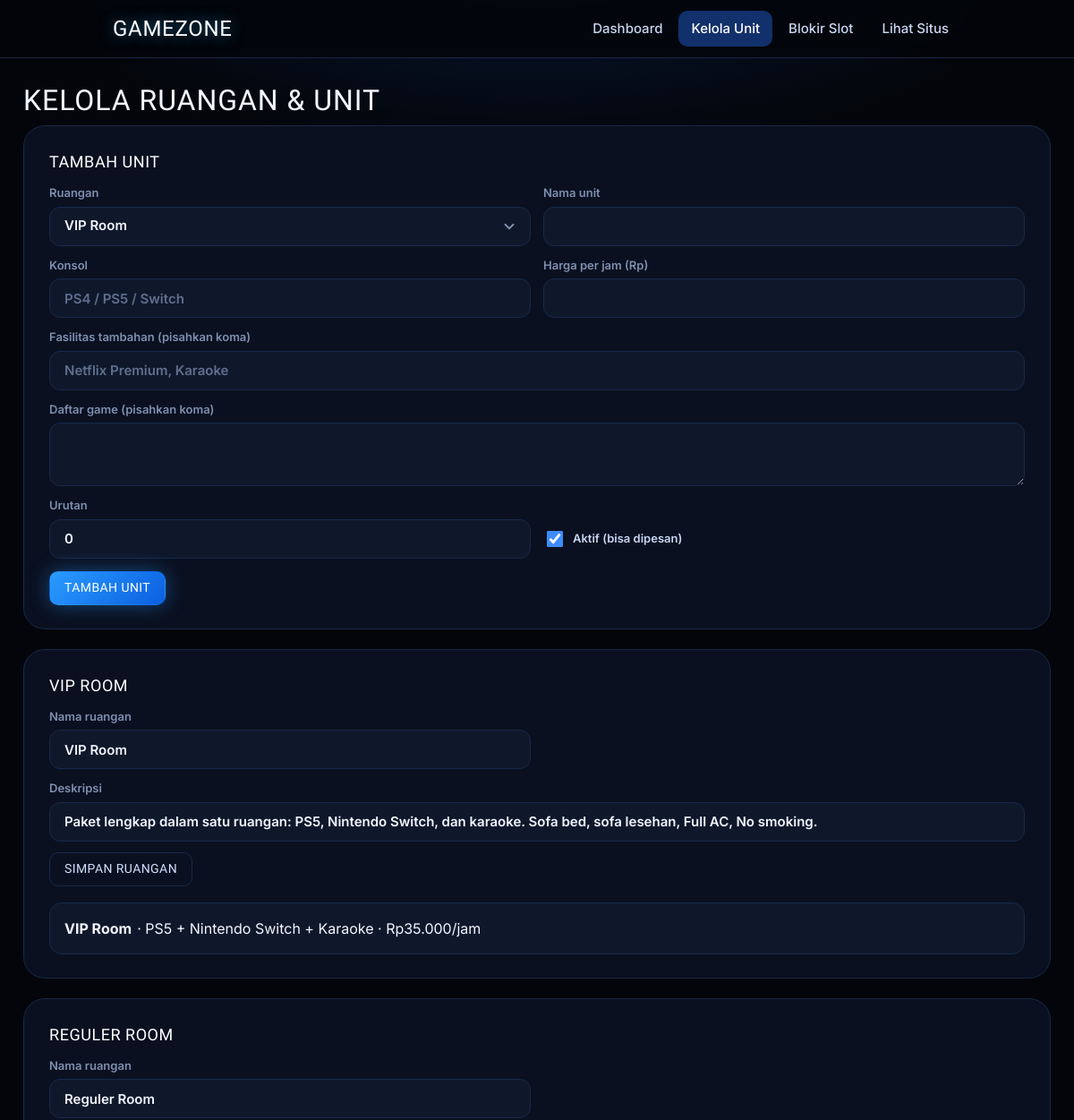
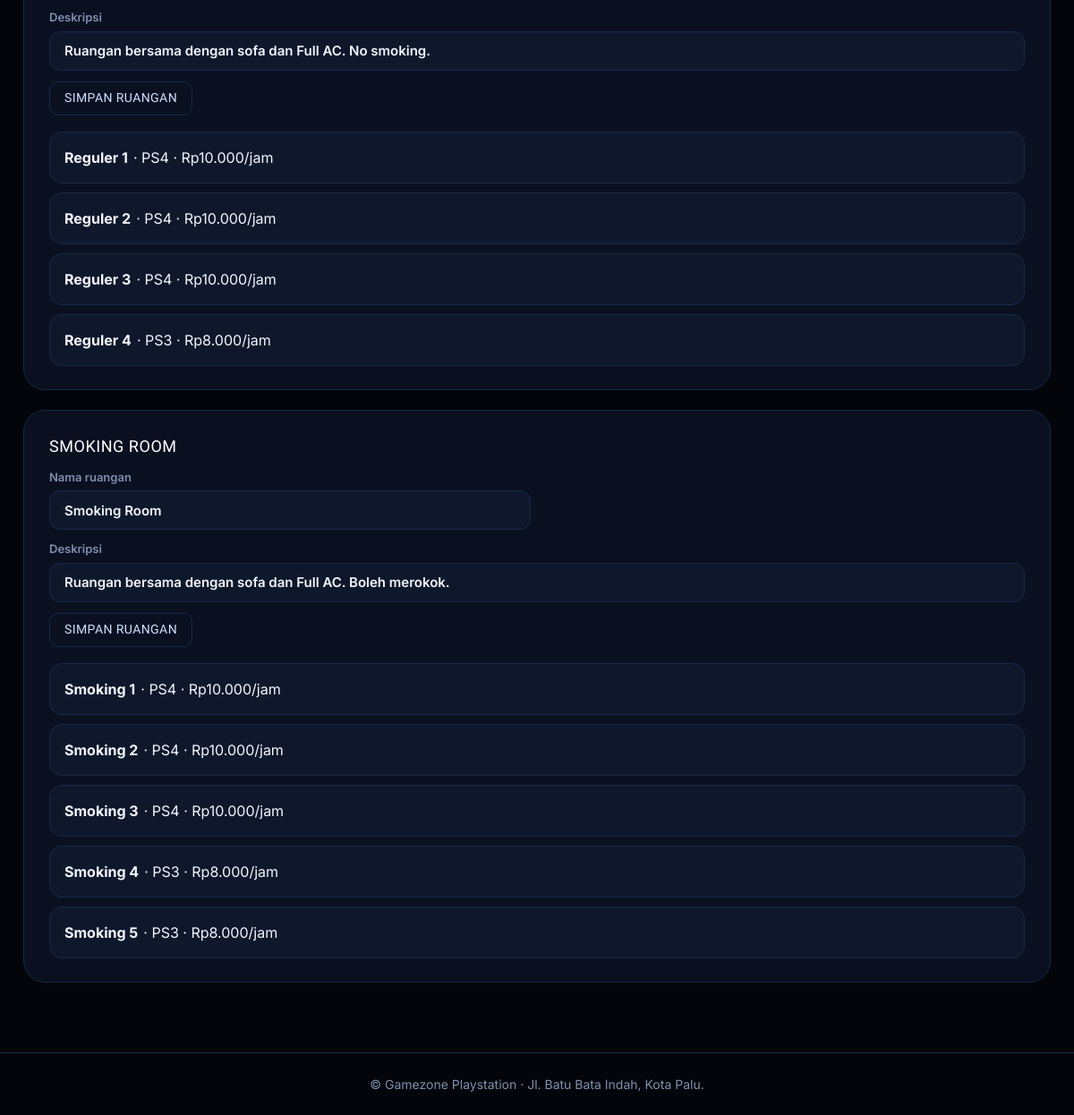
Page /admin/unit on the committed database (2 pictures, top to bottom).
### tables this page shows
CREATE TABLE rooms (
    id INTEGER PRIMARY KEY AUTOINCREMENT, slug TEXT UNIQUE NOT NULL, name TEXT NOT NULL,
    description TEXT NOT NULL DEFAULT '', smoking INTEGER NOT NULL DEFAULT 0, sort INTEGER NOT NULL DEFAULT 0);

CREATE TABLE units (
    id INTEGER PRIMARY KEY AUTOINCREMENT, room_id INTEGER NOT NULL REFERENCES rooms(id),
    label TEXT NOT NULL, console TEXT NOT NULL, extras TEXT NOT NULL DEFAULT '',
    price INTEGER NOT NULL, games TEXT NOT NULL DEFAULT '', active INTEGER NOT NULL DEFAULT 1,
    sort INTEGER NOT NULL DEFAULT 0);

### app.py (the view)
@app.get("/admin/unit")
@admin_required
def admin_unit():
    return render_template("admin_unit.html", groups=room_units(get_db(), only_active=False))

### app.py (called while the page is built)
def get_db():
    if "db" not in g:
        g.db = sqlite3.connect(DB_PATH, isolation_level=None)
        g.db.row_factory = sqlite3.Row
        g.db.execute("PRAGMA foreign_keys=ON")
    return g.db

@app.template_filter("rupiah")
def f_rupiah(n):
    return "Rp" + f"{int(n):,}".replace(",", ".")

def csrf_token():
    if "csrf" not in session:
        session["csrf"] = secrets.token_hex(16)
    return session["csrf"]

@app.context_processor
def inject():
    return dict(brand=BRAND, tagline=TAGLINE, address=ADDRESS, open_text=OPEN_TEXT, admin_wa=ADMIN_WA,
                instagram=INSTAGRAM_URL, tiktok=TIKTOK_URL, csrf_token=csrf_token, STATUS_LABEL=STATUS_LABEL,
                static_exists=static_exists, is_admin=is_admin(), require_login=REQUIRE_ADMIN_LOGIN)

@app.before_request
def csrf_protect():
    if request.method == "POST":
        sent = request.form.get("_csrf") or request.headers.get("X-CSRF-Token", "")
        if not sent or not hmac.compare_digest(sent, session.get("csrf", "")):
            if request.path.startswith("/api/"):
                return jsonify(error="Sesi kedaluwarsa. Muat ulang halaman."), 400
            abort(400)

@app.after_request
def security_headers(resp):
    resp.headers["X-Content-Type-Options"] = "nosniff"
    resp.headers["X-Frame-Options"] = "SAMEORIGIN"
    resp.headers["Referrer-Policy"] = "same-origin"
    return resp

def room_units(db, only_active=True):
    out = []
    for r in db.execute("SELECT * FROM rooms ORDER BY sort, id").fetchall():
        q = "SELECT * FROM units WHERE room_id=?" + (" AND active=1" if only_active else "") + " ORDER BY sort, id"
        out.append({"room": dict(r), "units": [dict(u) for u in db.execute(q, (r["id"],))]})
    return out

def is_admin():
    if not REQUIRE_ADMIN_LOGIN:
        return True
    return time.time() - session.get("admin_at", 0) < 8 * 3600

def admin_required(fn):
    @wraps(fn)
    def wrapper(*a, **kw):
        if not is_admin():
            return redirect(url_for("admin_login", next=request.path))
        return fn(*a, **kw)
    return wrapper

### templates/admin_unit.html (shortened to what this page needs)
{% extends "admin_base.html" %}
{% from "_macros.html" import csrf with context %}
{% block wrap_class %}wrap--wide{% endblock %}
{% macro unit_fields(u, groups) %}
  <div class="fgrid">
    <label>Ruangan<select class="field field--sm" name="room_id">{% for g in groups %}<option value="{{ g.room.id }}" {{ 'selected' if u and u.room_id == g.room.id }}>{{ g.room.name }}</option>{% endfor %}</select></label>
    <label>Nama unit<input class="field field--sm" name="label" value="{{ u.label if u }}" required maxlength="40"></label>
    <label>Konsol<input class="field field--sm" name="console" value="{{ u.console if u }}" placeholder="PS4 / PS5 / Switch" required maxlength="60"></label>
    <label>Harga per jam (Rp)<input class="field field--sm" name="price" type="number" min="0" step="500" value="{{ u.price if u }}" required></label>
    <label class="span2">Fasilitas tambahan (pisahkan koma)<input class="field field--sm" name="extras" value="{{ u.extras if u }}" placeholder="Netflix Premium, Karaoke" maxlength="120"></label>
    <label class="span2">Daftar game (pisahkan koma)<textarea class="field field--sm" name="games" rows="2" maxlength="600">{{ u.games if u }}</textarea></label>
    <label>Urutan<input class="field field--sm" name="sort" type="number" value="{{ u.sort if u else 0 }}"></label>
    <label class="check"><input type="checkbox" name="active" {{ 'checked' if (not u) or u.active }}> Aktif (bisa dipesan)</label>
  </div>
{% endmacro %}
{% block content %}
<h1 class="page-title display">Kelola Ruangan &amp; Unit</h1>
<section class="card">
  <h2 class="label display">Tambah unit</h2>
  <form method="post" action="{{ url_for('admin_unit_save') }}">{{ csrf() }}{{ unit_fields(none, groups) }}
    <button class="btn btn--primary btn--sm display" type="submit">Tambah unit</button></form>
</section>
{% for g in groups %}
<section class="card">
  <h2 class="label display">{{ g.room.name }}</h2>
  <form method="post" action="{{ url_for('admin_room_save', rid=g.room.id) }}" class="fgrid">
    <label>Nama ruangan<input class="field field--sm" name="name" value="{{ g.room.name }}" required maxlength="60"></label>
    <label class="span2">Deskripsi<input class="field field--sm" name="description" value="{{ g.room.description }}" maxlength="300"></label>
    <div class="fend"><button class="btn btn--ghost btn--sm display" type="submit">Simpan ruangan</button></div>
  </form>
  <div class="units-admin">
    {% for u in g.units %}
    <details class="uadm" {{ 'open' if false }}>
      <summary><strong>{{ u.label }}</strong> · {{ u.console }} · {{ u.price|rupiah }}/jam {% if not u.active %}<span class="badge badge--dibatalkan">Nonaktif</span>{% endif %}</summary>
    </details>
    {% else %}<p class="hint">Belum ada unit.</p>{% endfor %}
  </div>
</section>
{% endfor %}
{% endblock %}

### templates/admin_base.html (shortened to what this page needs)
{% extends "base.html" %}
{% from "_macros.html" import csrf with context %}
{% block nav %}
<a href="{{ url_for('admin') }}" class="{{ 'on' if request.endpoint=='admin' }}">Dashboard</a>
<a href="{{ url_for('admin_unit') }}" class="{{ 'on' if request.endpoint=='admin_unit' }}">Kelola Unit</a>
<a href="{{ url_for('admin_block') }}" class="{{ 'on' if request.endpoint=='admin_block' }}">Blokir Slot</a>
<a href="{{ url_for('index') }}">Lihat Situs</a>
{% endblock %}

### templates/base.html (shortened to what this page needs)
<!doctype html>
<html lang="id">
<head>
  <link rel="stylesheet" href="{{ url_for('static', filename='css/style.css') }}">
</head>
<body>
{% set ep = request.endpoint or '' %}
<header class="topbar">
  <div class="topbar__in">
    <a class="brand display" href="{{ url_for('index') }}#beranda">{{ brand }}</a>
    <nav class="nav" id="nav" aria-label="Navigasi utama">
      {% block nav %}{% endblock %}
    </nav>
  </div>
</header>
<main class="wrap {% block wrap_class %}{% endblock %}">
  {% block content %}{% endblock %}
</main>
<footer class="footer">
  <p>© {{ brand }} Playstation · {{ address }}</p>
</footer>
</body>
</html>

### static/css/style.css (style rules this page uses)
:root { --bg:#03050a;--card:#0a1020;--field:#0f182b;--line:#17294a;--text:#f2f6ff;--muted:#7f8fae;--blue:#38b6ff;--accent:#3d8bff;--danger:#ff6b6b;--ok:#3ddc97;--warn:#f5c542;--w:980px }
* { box-sizing:border-box }
html { scroll-behavior:smooth;scroll-padding-top:80px }
body { margin:0;min-height:100vh;display:flex;flex-direction:column;background:radial-gradient(900px 420px at 50% -120px,rgba(30,120,255,.22),transparent 70%),var(--bg);background-attachment:fixed;color:var(--text);font:400 16px/1.5 'Inter',system-ui,sans-serif;-webkit-font-smoothing:antialiased }
a { color:var(--blue) }
button,select,input,textarea { font:inherit;color:inherit }
button { cursor:pointer }
.display { font-family:'Lilita One','Inter',sans-serif;font-weight:400;text-transform:uppercase;letter-spacing:.03em }
.topbar { position:sticky;top:0;z-index:30;background:rgba(3,5,10,.88);backdrop-filter:blur(10px);border-bottom:1px solid var(--line) }
.topbar__in { max-width:var(--w);margin:0 auto;height:64px;padding:0 16px;display:flex;align-items:center;gap:16px;position:relative }
.brand { font-size:24px;color:#fff;text-decoration:none;text-shadow:0 0 16px rgba(56,182,255,.6) }
.nav { display:flex;gap:4px;margin-left:auto;align-items:center }
.nav a,.nav__form button { color:#c9d6f2;text-decoration:none;padding:9px 14px;border-radius:10px;font-size:15px;font-weight:500;background:none;border:0 }
.nav a.on { color:#fff;background:#12306b }
.wrap { width:100%;max-width:var(--w);margin:0 auto;padding:24px 16px 56px;flex:1 }
.wrap--wide { max-width:1180px }
.page-title { font-size:32px;margin:6px 0 10px;line-height:1.1 }
.footer { border-top:1px solid var(--line);padding:22px 16px;text-align:center;color:var(--muted);font-size:14px }
.footer p { margin:2px 0 }
.card { background:var(--card);border:1px solid var(--line);border-radius:24px;padding:26px 28px;margin-bottom:22px }
.label { display:flex;align-items:center;gap:10px;margin:0 0 12px;font-size:18px;color:#fff }
.field { width:100%;background:var(--field);border:1px solid var(--line);border-radius:14px;color:var(--text);font-size:17px;padding:0 16px;height:56px;display:flex;align-items:center;text-align:left }
textarea.field { height:auto;padding:12px 16px;resize:vertical }
select.field { appearance:none;background-repeat:no-repeat;background-position:right 14px center;background-size:18px;padding-right:44px }
.field--sm { height:44px;font-size:15px;border-radius:12px }
.field::placeholder { color:#5f6f8e }
.btn { display:inline-grid;place-items:center;min-height:52px;padding:0 28px;border-radius:14px;border:1px solid transparent;background:#16233f;color:#fff;font-size:16px;text-decoration:none;transition:filter .15s,box-shadow .15s }
.btn--primary { background:linear-gradient(135deg,#2a9bff,#0b5fe0);box-shadow:0 0 22px rgba(42,155,255,.4) }
.btn--ghost { background:transparent;border-color:var(--line);color:#cfe0ff }
.btn--sm { min-height:38px;padding:0 16px;font-size:14px;border-radius:10px }
.fgrid { display:grid;grid-template-columns:repeat(2,1fr);gap:12px 14px;margin-bottom:14px }
.fgrid label { display:grid;gap:5px;font-size:13px;color:var(--muted);font-weight:600 }
.fgrid .span2 { grid-column:1/-1 }
.fgrid .check { display:flex;align-items:center;gap:8px;color:#c9d6f2;align-self:end;height:44px }
.fgrid .check input { width:18px;height:18px;accent-color:var(--accent) }
.fend { align-self:end }
.units-admin { display:grid;gap:10px;margin-top:18px }
.uadm { background:var(--field);border:1px solid var(--line);border-radius:14px;padding:4px 16px }
.uadm summary { cursor:pointer;padding:12px 0;display:flex;gap:6px;align-items:center;flex-wrap:wrap }

### rows in the picture
rooms: room_id "VIP Room", room.name "VIP ROOM", name "VIP Room", description "Paket lengkap dalam satu ruangan: PS5, Nintendo Switch, dan karaoke. Sofa bed, sofa lesehan, Full AC, No smoking."
units: label "VIP Room", console "PS5 + Nintendo Switch + Karaoke", price|rupiah "Rp35.000"
rooms: room.name "REGULER ROOM", name "Reguler Room", description "Ruangan bersama dengan sofa dan Full AC. No smoking."
units: label "Reguler 1", console "PS4", price|rupiah "Rp10.000"
units: label "Reguler 2", console "PS4", price|rupiah "Rp10.000"
units: label "Reguler 3", console "PS4", price|rupiah "Rp10.000"
units: label "Reguler 4", console "PS3", price|rupiah "Rp8.000"
rooms: room.name "SMOKING ROOM", name "Smoking Room", description "Ruangan bersama dengan sofa dan Full AC. Boleh merokok."
units: label "Smoking 1", console "PS4", price|rupiah "Rp10.000"
units: label "Smoking 2", console "PS4", price|rupiah "Rp10.000"
units: label "Smoking 3", console "PS4", price|rupiah "Rp10.000"
units: label "Smoking 4", console "PS3", price|rupiah "Rp8.000"
units: label "Smoking 5", console "PS3", price|rupiah "Rp8.000"

### other values in the picture
{{ brand }} "GAMEZONE"
{{ brand }} "Gamezone"
{{ address }} "Jl. Batu Bata Indah, Kota Palu."
